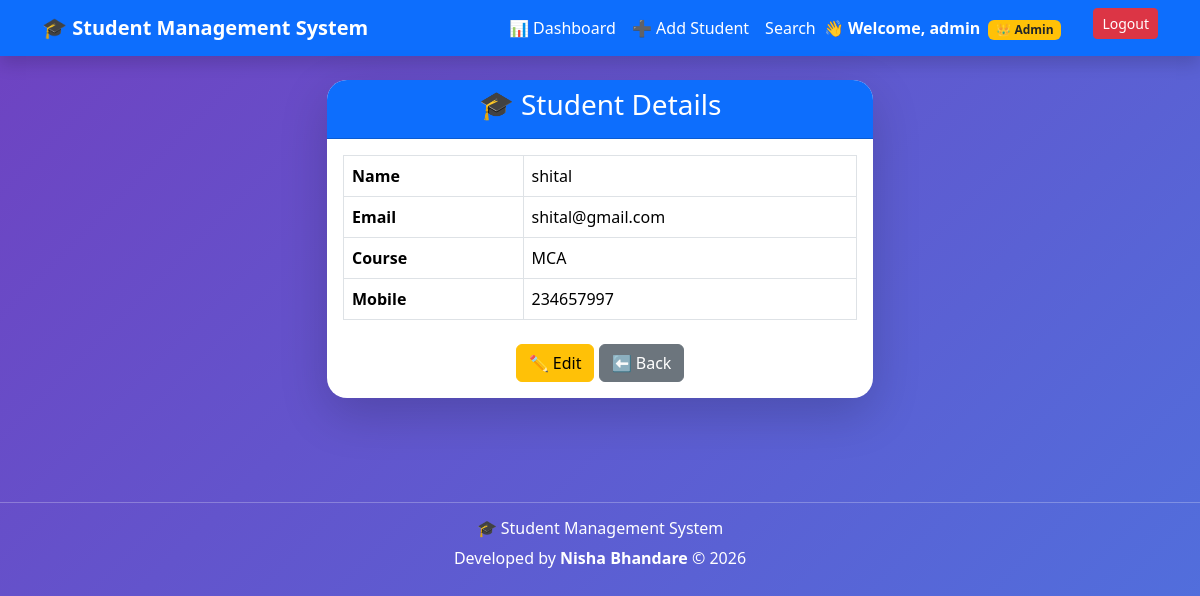
Page /Students/student/9/ (signed in) on the committed database.
### Students/models.py (models this page shows, shortened)
class Student(models.Model):
    name = models.CharField(max_length=100)
    email = models.EmailField()
    course = models.CharField(max_length=100)
    mobile = models.CharField(max_length=10)
    created_by = models.ForeignKey(
        User,
        on_delete=models.CASCADE,
        null=True,
        blank=True
    )

### Students/views.py (the view)
# urls.py: path('student/<int:id>/', views.view_student, name='view_student'),
@login_required(login_url='/login/')
def view_student(request, id):
    student = get_object_or_404(Student, id=id)
    if not request.user.is_superuser and student.created_by != request.user:
        messages.error(request, "❌ You are not authorized to view this student.")
        return redirect('view_students')
    return render(request, 'students/view_student.html', {'student': student})

### Students/templates/students/view_student.html (shortened to what this page needs)
{% extends 'base.html' %}
{% block content %}
<div class="row justify-content-center">
    <div class="col-md-6">
        <div class="card shadow-lg border-0">
            <div class="card-header bg-primary text-white text-center">
                <h3>🎓 Student Details</h3>
            </div>
            <div class="card-body">
                <table class="table table-bordered">
                    <tr>
                        <th width="35%">Name</th>
                        <td>{{ student.name }}</td>
                    </tr>
                    <tr>
                        <th>Email</th>
                        <td>{{ student.email }}</td>
                    </tr>
                    <tr>
                        <th>Course</th>
                        <td>{{ student.course }}</td>
                    </tr>
                    <tr>
                        <th>Mobile</th>
                        <td>{{ student.mobile }}</td>
                    </tr>
                </table>
                <div class="text-center mt-4">
                    <a href="{% url 'update_student' student.id %}" class="btn btn-warning">
                        ✏ Edit
                    </a>
                    <a href="{% url 'view_students' %}" class="btn btn-secondary">
                        ⬅ Back
                    </a>
                </div>
            </div>
        </div>
    </div>
</div>
{% endblock %}

### Students/templates_new/base.html (shortened to what this page needs)
{% load static %}
<!DOCTYPE html>
<html lang="en">
<head>
    <link href="https://cdn.jsdelivr.net/npm/bootstrap@5.3.7/dist/css/bootstrap.min.css" rel="stylesheet">
</head>
<body>
    <nav class="navbar navbar-expand-lg navbar-dark bg-primary shadow">
        <div class="container">
            <a class="navbar-brand fw-bold" href="{% url 'dashboard' %}">
                🎓 Student Management System
            </a>
            <div class="navbar-nav ms-auto">
                <a class="nav-link text-white" href="{% url 'dashboard' %}">
                    📊 Dashboard
                </a>
                <a class="nav-link text-white" href="{% url 'add_student' %}">
                    ➕ Add Student
                </a>
                <a class="nav-link text-white" href="{% url 'search_student' %}">
                    Search
                </a>
                {% if user.is_authenticated %}
                <span class="navbar-text text-white me-3 fw-bold">
                    👋 Welcome, {{ user.username }}
                    {% if user.is_superuser %}
                    <span class="badge bg-warning text-dark ms-1">
                        👑 Admin
                    </span>
                    {% else %}
                    <span class="badge bg-success ms-1">
                        👤 User
                    </span>
                    {% endif %}
                </span>
                {% endif %}
                {% if user.is_authenticated %}
                <form action="{% url 'logout' %}" method="post" class="ms-3">
                    <button class="btn btn-danger btn-sm">
                        Logout
                    </button>
                </form>
                {% endif %}
            </div>
        </div>
    </nav>
    <div class="container py-4">
        {% block content %}
        {% endblock %}
    </div>
    <footer class="text-center text-white py-3 mt-5">
        <hr class="text-white">
        <h6>🎓 Student Management System</h6>
        <p class="mb-0">
            Developed by <strong>Nisha Bhandare</strong> © 2026
        </p>
    </footer>
</body>
</html>

### Students/templates_new/base.html (style rules this page uses)
html, body { min-height: 100%; }
body { margin: 0; background: linear-gradient(135deg, #4e73df, #36b9cc); background-attachment: fixed; }
.card { transition: .3s; }

### Students/templates/students/view_student.html (style rules this page uses)
body { background: linear-gradient(135deg,#6f42c1,#4e73df); min-height:100vh; }
.card { border:none; border-radius:20px; overflow:hidden; }

### rows in the picture
Student: name "shital", email "shital@gmail.com", course "MCA", mobile "234657997"

### other values in the picture
{{ user.username }} "admin"
